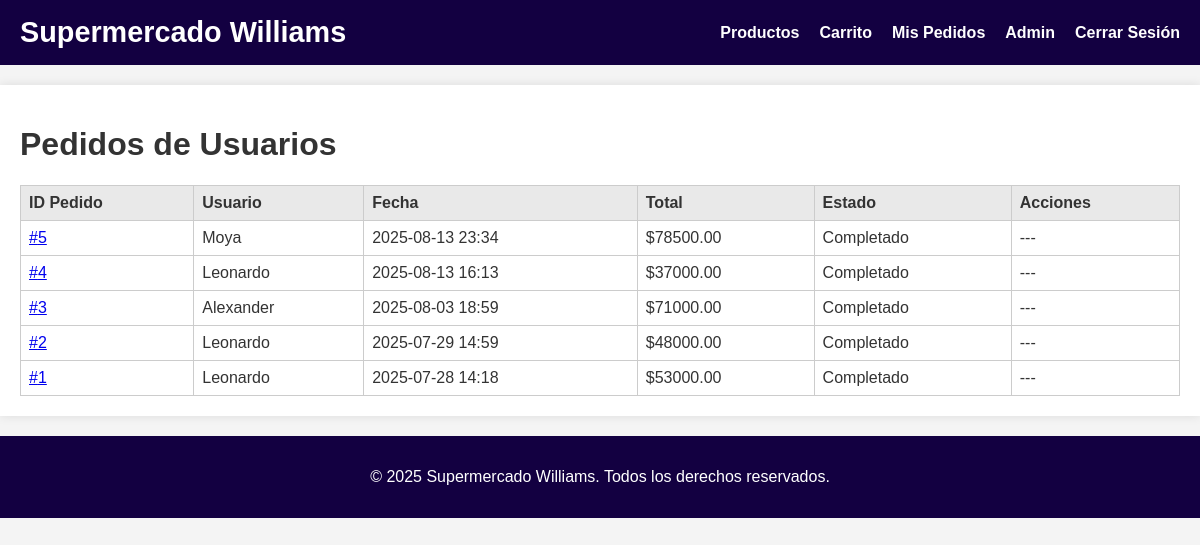
Page /admin/orders (signed in) on the committed database.
### models.py (models this page shows, shortened)
class Order(db.Model):
    id = db.Column(db.Integer, primary_key=True)
    user_id = db.Column(db.Integer, db.ForeignKey('user.id'), nullable=False)
    order_date = db.Column(db.DateTime, index=True, default=datetime.utcnow)
    total_amount = db.Column(db.Float, nullable=False)
    status = db.Column(db.String(64), default='Pending')  # e.g., Pending, Shipped, Delivered
    payment_method = db.Column(db.String(32), nullable=True)  # Nuevo campo
    user = db.relationship('User', backref='orders')
    items = db.relationship('OrderItem', backref='order')

class User(db.Model):
    id = db.Column(db.Integer, primary_key=True)
    username = db.Column(db.String(64), unique=True, nullable=False)
    email = db.Column(db.String(120), unique=True, nullable=False)
    password_hash = db.Column(db.String(128))
    is_admin = db.Column(db.Boolean, default=False)
    @property
    def is_authenticated(self):
        return True

### routes.py (the view)
@app.route('/admin/orders')
@login_required
def admin_orders():
    if not current_user.is_admin:
        flash('Acceso denegado. Debes ser administrador.', 'danger')
        return redirect(url_for('index'))
    orders = Order.query.order_by(Order.order_date.desc()).all()
    csrf_form = DummyCSRFForm()
    return render_template('admin/orders.html', title='Pedidos de Usuarios', orders=orders, csrf_form=csrf_form)

### routes.py (called while the page is built)
@login_manager.user_loader
def load_user(user_id):
    return User.query.get(int(user_id))

### templates/admin/orders.html
{% extends 'admin/dashboard.html' %}
{% block content %}
<h1>Pedidos de Usuarios</h1>
<table class="admin-table">
    <thead>
        <tr>
            <th>ID Pedido</th>
            <th>Usuario</th>
            <th>Fecha</th>
            <th>Total</th>
            <th>Estado</th>
            <th>Acciones</th>
        </tr>
    </thead>
    <tbody>
        {% for order in orders %}
        <tr>
            <td><a href="{{ url_for('order_detail', order_id=order.id) }}">#{{ order.id }}</a></td>
            <td>{{ order.user.username }}</td>
            <td>{{ order.order_date.strftime('%Y-%m-%d %H:%M') }}</td>
            <td>${{ '%.2f'|format(order.total_amount) }}</td>
            <td>{{ 'Completado' if order.status == 'Completed' else 'Pagado' }}</td>
            <td>
                {% if order.status != 'Completed' %}
                <form action="{{ url_for('complete_order', order_id=order.id) }}" method="post" style="display:inline;">
                    {{ csrf_form.csrf_token }}
                    <button type="submit">Despachar</button>
                </form>
                {% else %}
                ---
                {% endif %}
            </td>
        </tr>
        {% endfor %}
    </tbody>
</table>
{% endblock %}

### static/css/style.css (style rules this page uses)
body { font-family: Arial, sans-serif; margin: 0; padding: 0; background-color: #f4f4f4; color: #333333; }
.admin-table { width: 100%; border-collapse: collapse; margin-top: 15px; }
.admin-table th, .admin-table td { border: 1px solid #ccc; padding: 8px; text-align: left; }
.admin-table th { background-color: #e9e9e9; }

### rows in the picture
Order: id "5", user.username "Moya", order_date "2025-08-13 23:34", total_amount "78500.00", status "Completado"
Order: id "4", user.username "Leonardo", order_date "2025-08-13 16:13", total_amount "37000.00", status "Completado"
Order: id "3", user.username "Alexander", order_date "2025-08-03 18:59", total_amount "71000.00", status "Completado"
Order: id "2", user.username "Leonardo", order_date "2025-07-29 14:59", total_amount "48000.00", status "Completado"
Order: id "1", user.username "Leonardo", order_date "2025-07-28 14:18", total_amount "53000.00", status "Completado"
